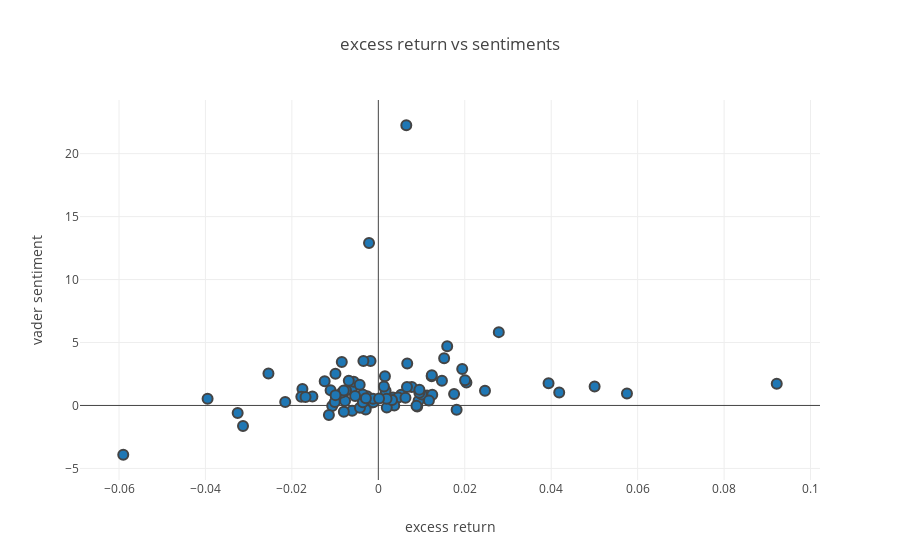

The cell this chart's notebook holds for it:
### Code cell
print('NFLX')
print(alpha_sent_stat_analysis(r_NFLX_table))
plot_alpha_corr_vader(r_NFLX_table)
